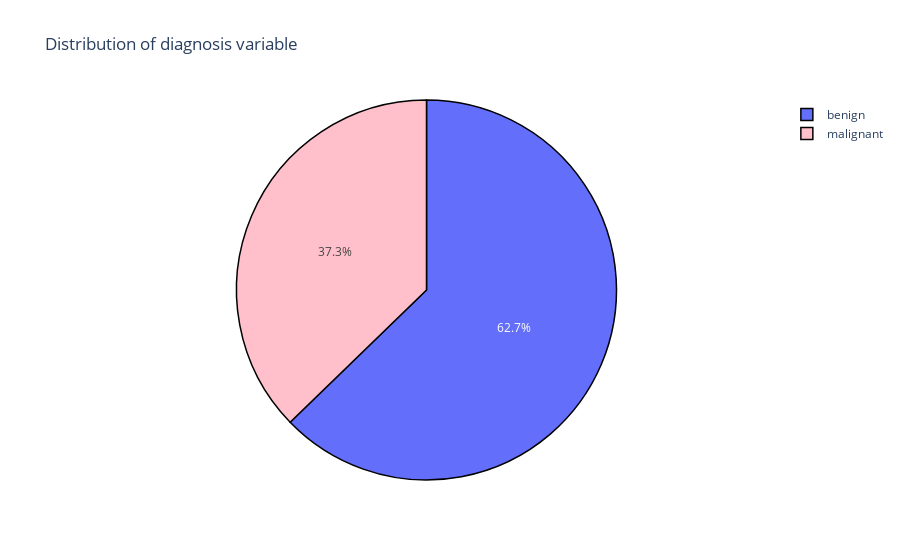

Notebook code for this chart:
### Code cell
#____________--> Pie chart - Proportion of the number of "malignant" & "benign"

proportion_diag = go.Pie(labels = ['benign','malignant'], values = breastcancer
               ['diagnosis'].value_counts(), 
               marker=dict(colors=['c', 'pink'], 
                           line=dict(color='#000000', width=1.5)))


layout = dict(title =  'Distribution of diagnosis variable')
           
fig = dict(data = [proportion_diag], layout=layout)
py.iplot(fig)

### Figure 1 — Plotly figure (JSON) as saved in the notebook; plotly's stock layout.template omitted (floating-point values rounded to 4 significant figures)
{"data": [{"labels": ["benign", "malignant"], "marker": {"colors": ["c", "pink"], "line": {"color": "#000000", "width": 1.5}}, "type": "pie", "values": [357, 212]}], "layout": {"title": {"text": "Distribution of diagnosis variable"}}}
